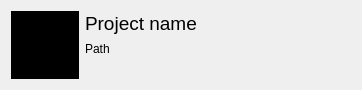
<?xml version="1.0" encoding="UTF-8"?>
<ui version="4.0">
 <class>ProjectItem</class>
 <widget class="QWidget" name="ProjectItem">
  <property name="geometry">
   <rect>
    <x>0</x>
    <y>0</y>
    <width>362</width>
    <height>86</height>
   </rect>
  </property>
  <property name="windowTitle">
   <string>Form</string>
  </property>
  <layout class="QGridLayout" name="gridLayout">
   <item row="0" column="0">
    <widget class="QLabel" name="projectImageLabel">
     <property name="minimumSize">
      <size>
       <width>68</width>
       <height>68</height>
      </size>
     </property>
     <property name="maximumSize">
      <size>
       <width>68</width>
       <height>68</height>
      </size>
     </property>
     <property name="styleSheet">
      <string notr="true">background-color: rgb(0, 0, 0);
</string>
     </property>
     <property name="text">
      <string/>
     </property>
     <property name="textFormat">
      <enum>Qt::PlainText</enum>
     </property>
     <property name="scaledContents">
      <bool>true</bool>
     </property>
    </widget>
   </item>
   <item row="0" column="1">
    <layout class="QVBoxLayout" name="verticalLayout">
     <item>
      <layout class="QHBoxLayout" name="horizontalLayout">
       <item>
        <widget class="QLabel" name="projectNameLabel">
         <property name="sizePolicy">
          <sizepolicy hsizetype="Preferred" vsizetype="Preferred">
           <horstretch>0</horstretch>
           <verstretch>0</verstretch>
          </sizepolicy>
         </property>
         <property name="maximumSize">
          <size>
           <width>16777215</width>
           <height>25</height>
          </size>
         </property>
         <property name="font">
          <font>
           <pointsize>14</pointsize>
          </font>
         </property>
         <property name="styleSheet">
          <string notr="true">border: none;
background-color: none;</string>
         </property>
         <property name="text">
          <string>Project name</string>
         </property>
         <property name="alignment">
          <set>Qt::AlignLeading|Qt::AlignLeft|Qt::AlignVCenter</set>
         </property>
        </widget>
       </item>
       <item>
        <widget class="QPushButton" name="deleteBtn">
         <property name="minimumSize">
          <size>
           <width>0</width>
           <height>0</height>
          </size>
         </property>
         <property name="maximumSize">
          <size>
           <width>25</width>
           <height>25</height>
          </size>
         </property>
         <property name="styleSheet">
          <string notr="true">QPushButton {
    border: none;
    border-radius: 3px;
    background-color: transparent;
}

QPushButton:hover {
    border: none;
    border-radius: 3px;
    background-color: rgb(221, 0, 83);
}</string>
         </property>
         <property name="icon">
          <iconset resource="../../Images.qrc">
           <normaloff>:/icons/Assets/delete.png</normaloff>:/icons/Assets/delete.png</iconset>
         </property>
        </widget>
       </item>
      </layout>
     </item>
     <item>
      <widget class="QLabel" name="projectPathLabel">
       <property name="styleSheet">
        <string notr="true">border: none;
background-color: transparent;</string>
       </property>
       <property name="text">
        <string>Path</string>
       </property>
       <property name="textFormat">
        <enum>Qt::PlainText</enum>
       </property>
       <property name="alignment">
        <set>Qt::AlignLeading|Qt::AlignLeft|Qt::AlignTop</set>
       </property>
       <property name="wordWrap">
        <bool>true</bool>
       </property>
      </widget>
     </item>
    </layout>
   </item>
  </layout>
 </widget>
 <resources>
  <include location="../../Images.qrc"/>
 </resources>
 <connections/>
</ui>
